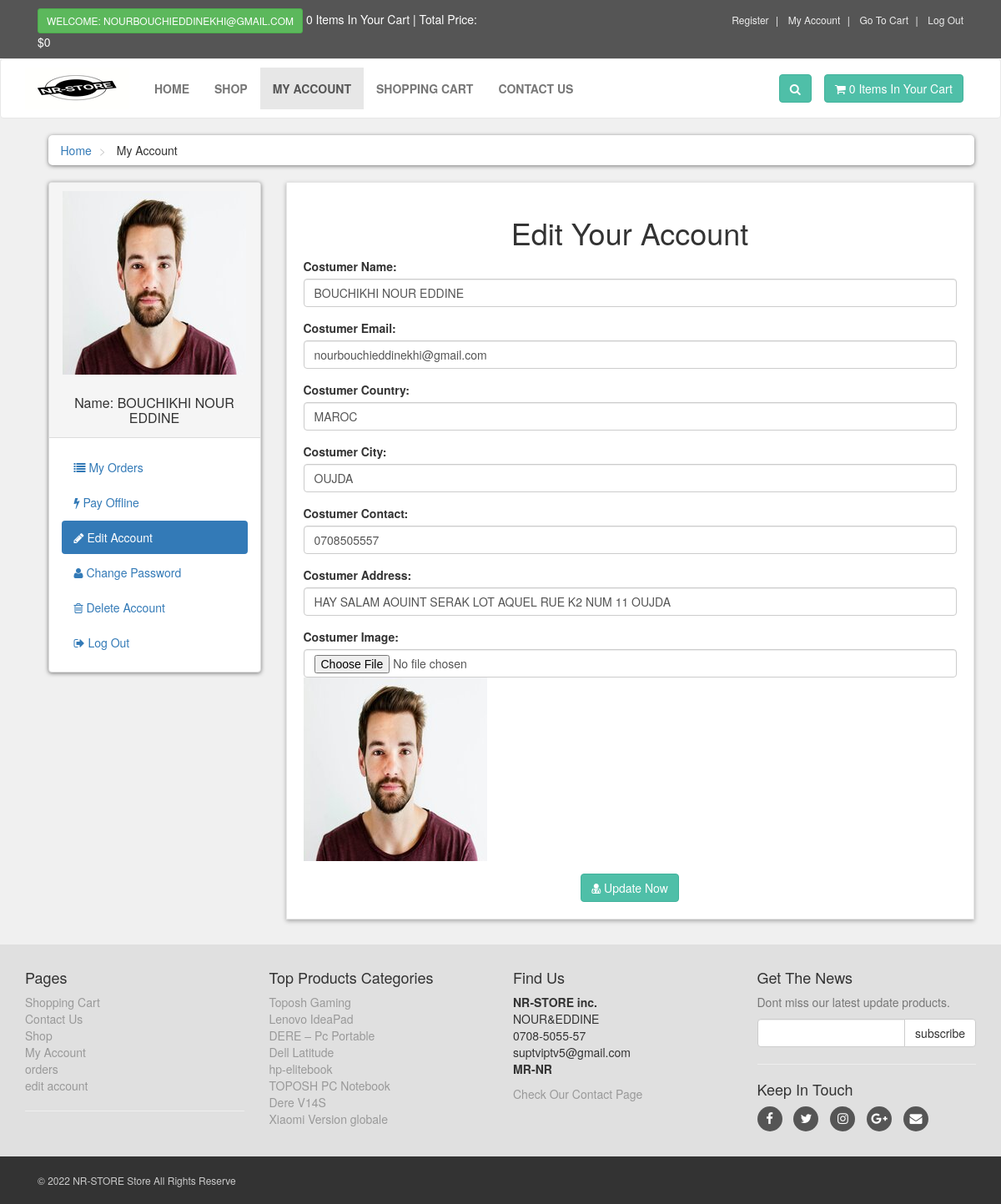
/customer/my_account.php?edit_account (signed in), run on the app's committed database.
### tables this page shows
CREATE TABLE `customers` (
  `customer_id` int(10) NOT NULL,
  `customer_name` varchar(255) NOT NULL,
  `customer_email` varchar(255) NOT NULL,
  `customer_pass` varchar(255) NOT NULL,
  `customer_country` text NOT NULL,
  `customer_city` text NOT NULL,
  `customer_contact` varchar(255) NOT NULL,
  `customer_address` text NOT NULL,
  `customer_image` text NOT NULL,
  `customer_ip` varchar(100) NOT NULL
);

CREATE TABLE `product_categories` (
  `p_cat_id` int(10) NOT NULL,
  `p_cat_title` text NOT NULL,
  `p_cat_desc` text NOT NULL,
  `p_cat_image` text NOT NULL
);

### customer/edit_account.php (the view, shortened to what this page needs)
<?php
$customer_session = $_SESSION['customer_email'];
$get_customer = "select * from customers where customer_email='$customer_session'";
$run_customer = mysqli_query($con,$get_customer);
$row_customer = mysqli_fetch_array($run_customer);
$customer_name = $row_customer['customer_name'];
$customer_email = $row_customer['customer_email'];
$customer_country = $row_customer['customer_country'];
$customer_city = $row_customer['customer_city'];
$customer_contact = $row_customer['customer_contact'];
$customer_address = $row_customer['customer_address'];
$customer_image = $row_customer['customer_image'];
?>
<h1 align="center"> Edit Your Account </h1>
<form action="" method="post" enctype="multipart/form-data">
    <div class="form-group">
        <label> Costumer Name: </label>
        <input type="text" name="c_name" class="form-control" value="<?php echo $customer_name; ?>" required>
    </div>
    <div class="form-group">
        <label> Costumer Email: </label>
        <input type="text" name="c_email" class="form-control" value="<?php echo $customer_email; ?>" required>
    </div>
    <div class="form-group">
        <label> Costumer Country: </label>
        <input type="text" name="c_country" class="form-control" value="<?php echo $customer_country; ?>" required>
    </div>
    <div class="form-group">
        <label> Costumer City: </label>
        <input type="text" name="c_city" class="form-control" value="<?php echo $customer_city; ?>" required>
    </div>
    <div class="form-group">
        <label> Costumer Contact: </label>
        <input type="text" name="c_contact" class="form-control" value="<?php echo $customer_contact; ?>" required>
    </div>
    <div class="form-group">
        <label> Costumer Address: </label>
        <input type="text" name="c_address" class="form-control" value="<?php echo $customer_address; ?>" required>
    </div>
    <div class="form-group">
        <label> Costumer Image: </label>
        <input type="file" name="c_image" class="form-control form-height-custom">
        <img class="img-responsive" src="customer_images/<?php echo $customer_image; ?>" alt="Costumer Image">
    </div>
    <div class="text-center">
        <button name="update" class="btn btn-primary">
            <i class="fa fa-user-md"></i> Update Now
        </button>
    </div>
</form>

### customer/includes/sidebar.php
<div class="panel panel-default sidebar-menu">
    <div class="panel-heading">
    <?php
        $customer_session = $_SESSION['customer_email'];
        $get_customer = "select * from customers where customer_email='$customer_session'";
        $run_customer = mysqli_query($con,$get_customer);
        $row_customer = mysqli_fetch_array($run_customer);
        $customer_image = $row_customer['customer_image'];
        $customer_name = $row_customer['customer_name'];
        if(!isset($_SESSION['customer_email'])){
        }else{
            echo "
                <center>
                    <img src='customer_images/$customer_image' class='img-responsive' >
                </center>
                <br/>
                <h3 class='panel-title' align='center'>
                    Name: $customer_name
                </h3>
            ";
        }
        ?>
    </div>
    <div class="panel-body">
        <ul class="nav-pills nav-stacked nav">
            <li class="<?php if(isset($_GET['my_orders'])){ echo "active"; } ?>">
                <a href="my_account.php?my_orders">
                    <i class="fa fa-list"></i> My Orders
                </a>
            </li>
            <li class="<?php if(isset($_GET['pay_offline'])){ echo "active"; } ?>">
                <a href="my_account.php?pay_offline">
                    <i class="fa fa-bolt"></i> Pay Offline
                </a>
            </li>
            <li class="<?php if(isset($_GET['edit_account'])){ echo "active"; } ?>">
                <a href="my_account.php?edit_account">
                    <i class="fa fa-pencil"></i> Edit Account
                </a>
            </li>
            <li class="<?php if(isset($_GET['change_pass'])){ echo "active"; } ?>">
                <a href="my_account.php?change_pass">
                    <i class="fa fa-user"></i> Change Password
                </a>
            </li>
            <li class="<?php if(isset($_GET['delete_account'])){ echo "active"; } ?>">
                <a href="my_account.php?delete_account">
                    <i class="fa fa-trash-o"></i> Delete Account
                </a>
            </li>
            <li>
                <a href="logout.php">
                    <i class="fa fa-sign-out"></i> Log Out
                </a>
            </li>
        </ul>
    </div>
</div>

### customer/includes/footer.php (shortened to what this page needs)
<?php
include("includes/db.php");
?>
<div id="footer">
    <div class="container">
        <div class="row">
            <div class="col-sm-6 col-md-3">
               <h4>Pages</h4>
                <ul>
                    <li><a href="../cart.php">Shopping Cart</a></li>
                    <li><a href="../contact.php">Contact Us</a></li>
                    <li><a href="../shop.php">Shop</a></li>
                    <li><a href="my_account.php">My Account</a></li>
                    <li><?php
                           if(!isset($_SESSION['customer_email'])){
                               echo"<a href='../checkout.php'> login </a>";
                           }else{
                              echo"<a href='my_account.php?my_orders' >orders</a>";
                           }
                           ?>
                           </li>
                    <li><?php
                           if(!isset($_SESSION['customer_email'])){
                               echo"<a href='../checkout.php'> login </a>";
                           }else{
                              echo"<a href='my_account.php?edit_account' >edit account</a>";
                           }
                           ?></li>
                </ul>
                <hr>
            </div>
            <div class="com-sm-6 col-md-3">
                <h4>Top Products Categories</h4>
                <ul>
                <?php
                    $get_p_cats = "select * from product_categories";
                    $run_p_cats = mysqli_query($con,$get_p_cats);
                    while($row_p_cats=mysqli_fetch_array($run_p_cats)){
                        $p_cat_id = $row_p_cats['p_cat_id'];
                        $p_cat_title = $row_p_cats['p_cat_title'];
                        echo "
                            <li>
                                <a href='../shop.php?p_cat=$p_cat_id'>
                                    $p_cat_title
                                </a>
                            </li>
                        ";
                    }
                ?>
                </ul>
            </div>
            <div class="col-sm-6 col-md-3">
                <h4>Find Us</h4>
                <p>
                    <strong>NR-STORE inc.</strong>
                    <br/>NOUR&EDDINE
                    <br/>0708-5055-57
                    <br/>suptviptv5@gmail.com
                    <br/><strong>MR-NR</strong>
                </p>
                <a href="../contact.php">Check Our Contact Page</a>
            </div>
            <div class="col-sm-6 col-md-3">
                <h4>Get The News</h4>
                <p class="text-muted">
                    Dont miss our latest update products.
                </p>
                <form action="" method="post">
                    <div class="input-group">
                        <input type="text" class="form-control" name="email">
                        <span class="input-group-btn">
                            <input type="submit" value="subscribe" class="btn btn-default">
                        </span>
                    </div>
                </form>
                <hr>
                <h4>Keep In Touch</h4>
                <p class="social">
                    <a href="#" class="fa fa-facebook"></a>
                    <a href="#" class="fa fa-twitter"></a>
                    <a href="#" class="fa fa-instagram"></a>
                    <a href="#" class="fa fa-google-plus"></a>
                    <a href="#" class="fa fa-envelope"></a>
                </p>
            </div>
        </div>
    </div>
</div>
<div id="copyright">
    <div class="container">
        <div class="col-md-6">
            <p class="pull-left">&copy; 2022 NR-STORE Store All Rights Reserve</p>
        </div>
    </div>
</div>

### customer/styles/style.css (style rules this page uses)
body { font-size: 14px; line-height: 1.42857143; color: #333333; background: #f0f0f0; overflow-x: hidden; }
.btn-primary { color: rgb(255, 255, 255); background: rgb(79, 191, 168); border-color: rgb(65, 179, 156); }
#content .panel.sidebar-menu { box-sizing: border-box; box-shadow: 0px 1px 5px rgba(0, 0, 0, .5); }
#content .panel.sidebar-menu h3 { padding: 5px 0px; margin: 0px; }
#footer { background: #e0e0e0; padding: 20px 0; }
#footer a { color: #999999; padding: 0; text-decoration: none; }
#footer ul { list-style: none; padding-left: 0px; }
#footer .social { text-align: left; }
#footer .social a { margin: 0px 10px 0px 0px; display: inline-block; color: #ffffff; width: 30px; height: 30px; border-radius: 15px; line-height: 30px; font-size: 15px; text-align: center; vertical-align: bottom; background: #555555; text-decoration: none; }
#copyright { background: #333333; color: #cccccc; padding: 20px 0px; font-size: 12px; }
#copyright p { margin: 0px; }

### data on the page
customers: customer_image (picture), customer_name "BOUCHIKHI NOUR EDDINE", c_name "BOUCHIKHI NOUR EDDINE", c_email "nourbouchieddinekhi@gmail.com", c_country "MAROC", c_city "OUJDA", c_contact "0708505557", c_address "HAY SALAM AOUINT SERAK LOT AQUEL RUE K2 NUM 11 OUJDA"
product_categories: p_cat_title "Toposh Gaming"
product_categories: p_cat_title "Lenovo IdeaPad"
product_categories: p_cat_title "DERE – Pc Portable"
product_categories: p_cat_title "Dell Latitude"
product_categories: p_cat_title "hp-elitebook"
product_categories: p_cat_title "TOPOSH PC Notebook"
product_categories: p_cat_title "Dere V14S"
product_categories: p_cat_title "Xiaomi Version globale"

### other printed values
$_SESSION['customer_email'] "NOURBOUCHIEDDINEKHI@GMAIL.COM"
$count_items "0 0"
$total "0"
